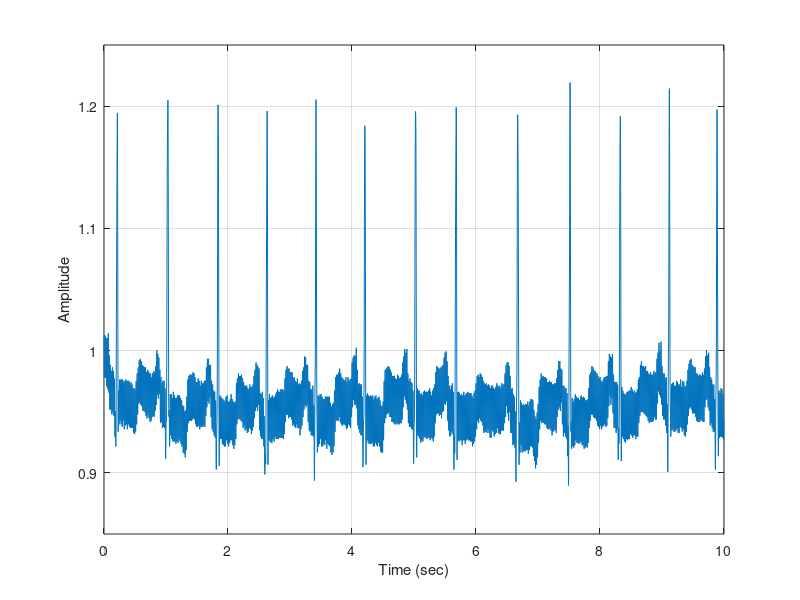

MATLAB code to generate this figure:
% Script: mexdt_8_5a.m
load noisyECG.mat
plot(t,x); grid;
axis([0,10,0.85,1.25]);
xlabel('Time (sec)');
ylabel('Amplitude');
